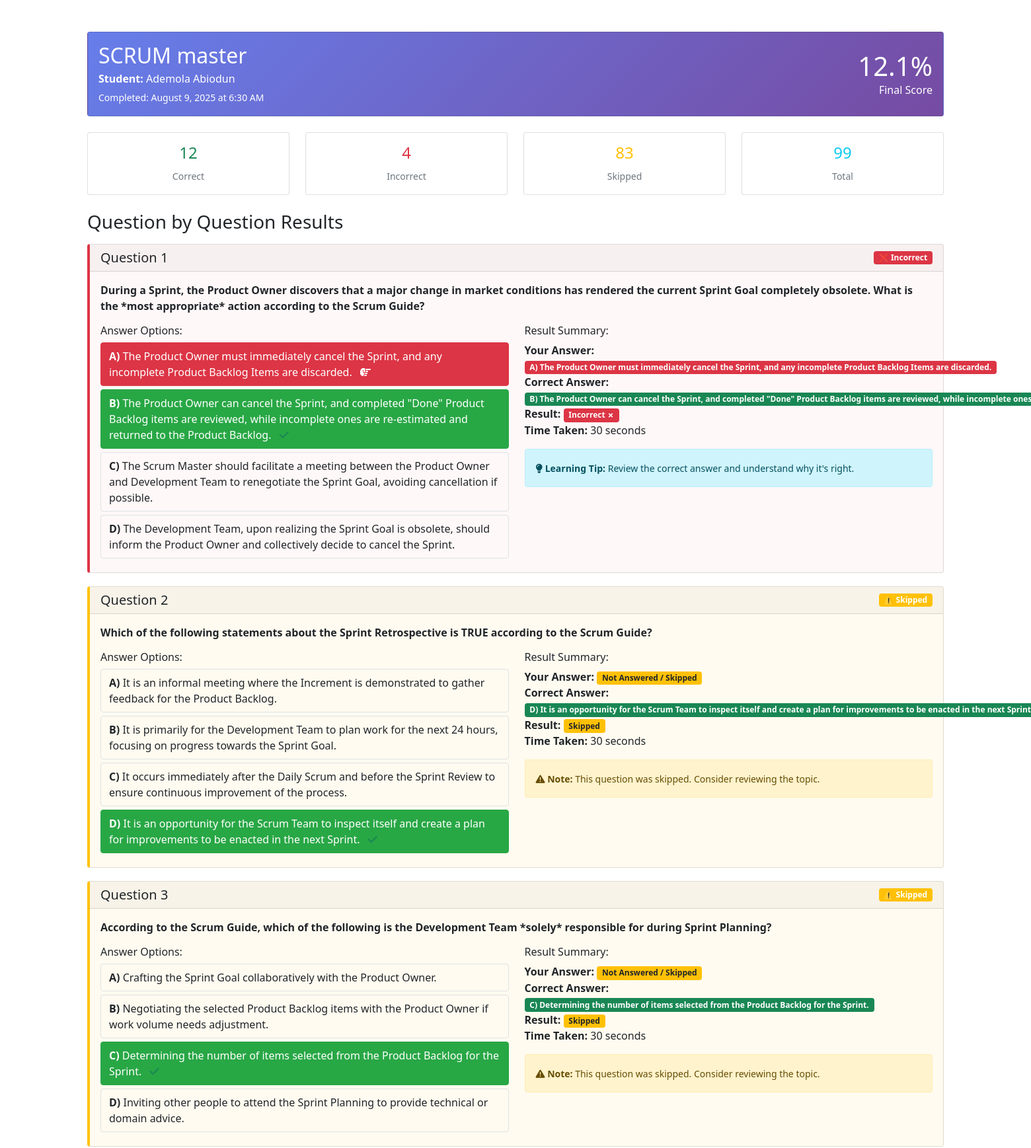
Screenshot of /result_details.php?attempt_id=20 (upper part) with the database file from the repository.
### tables this page shows
CREATE TABLE `quiz_attempts` (
  `id` int(11) NOT NULL,
  `quiz_id` int(11) DEFAULT NULL,
  `user_name` varchar(100) DEFAULT NULL,
  `total_questions` int(11) DEFAULT NULL,
  `attempted_questions` int(11) DEFAULT NULL,
  `correct_answers` int(11) DEFAULT NULL,
  `score` decimal(5,2) DEFAULT NULL,
  `started_at` timestamp NOT NULL DEFAULT current_timestamp(),
  `completed_at` timestamp NULL DEFAULT NULL,
  `selected_questions_count` int(11) DEFAULT NULL COMMENT 'Number of questions user chose to attempt'
);

CREATE TABLE `quizzes` (
  `id` int(11) NOT NULL,
  `title` varchar(255) NOT NULL,
  `description` text DEFAULT NULL,
  `time_per_question` int(11) DEFAULT 60,
  `created_at` timestamp NOT NULL DEFAULT current_timestamp(),
  `allow_skip` tinyint(1) DEFAULT 1,
  `allow_navigation` tinyint(1) DEFAULT 0,
  `shuffle_questions` tinyint(1) DEFAULT 0,
  `show_results` tinyint(1) DEFAULT 1,
  `pass_percentage` decimal(5,2) DEFAULT 60.00,
  `attempts_allowed` int(11) DEFAULT 1,
  `is_active` tinyint(1) DEFAULT 1,
  `allow_question_navigation` tinyint(1) DEFAULT 1 COMMENT 'Allow clicking navigation dots',
  `questions_to_show` int(11) DEFAULT NULL COMMENT 'Number of questions to show (NULL = show all)',
  `allow_question_selection` tinyint(1) DEFAULT 0 COMMENT 'Allow users to choose number of questions'
);

CREATE TABLE `quiz_answers` (
  `id` int(11) NOT NULL,
  `attempt_id` int(11) DEFAULT NULL,
  `question_id` int(11) DEFAULT NULL,
  `selected_answer` char(1) DEFAULT NULL,
  `is_correct` tinyint(1) DEFAULT NULL,
  `time_taken` int(11) DEFAULT NULL
);

CREATE TABLE `questions` (
  `id` int(11) NOT NULL,
  `quiz_id` int(11) DEFAULT NULL,
  `question_text` text NOT NULL,
  `option_a` varchar(255) DEFAULT NULL,
  `option_b` varchar(255) DEFAULT NULL,
  `option_c` varchar(255) DEFAULT NULL,
  `option_d` varchar(255) DEFAULT NULL,
  `correct_answer` char(1) DEFAULT NULL,
  `time_limit` int(11) DEFAULT NULL COMMENT 'Time limit for this question in seconds (NULL = use quiz default)'
);

### result_details.php (the view, shortened to what this page needs)
<?php
require_once 'config.php';
$attempt_id = $_GET['attempt_id'];
$stmt = $pdo->prepare("
    SELECT qa.*, q.title as quiz_title, q.description
    FROM quiz_attempts qa
    JOIN quizzes q ON qa.quiz_id = q.id
    WHERE qa.id = ?
");
$stmt->execute([$attempt_id]);
$attempt = $stmt->fetch();
$stmt = $pdo->prepare("
    SELECT
        qans.*,
        quest.question_text,
        quest.option_a,
        quest.option_b,
        quest.option_c,
        quest.option_d,
        quest.correct_answer
    FROM quiz_answers qans
    JOIN questions quest ON qans.question_id = quest.id
    WHERE qans.attempt_id = ?
    ORDER BY quest.id
");
$stmt->execute([$attempt_id]);
$answers = $stmt->fetchAll();
function getOptionText($question, $option) {
    switch($option) {
        case 'a': return $question['option_a'];
        case 'b': return $question['option_b'];
        case 'c': return $question['option_c'];
        case 'd': return $question['option_d'];
    }
}
function getOptionLabel($option) {
    switch($option) {
        case 'a': return 'A';
        case 'b': return 'B';
        case 'c': return 'C';
        case 'd': return 'D';
    }
}
?>
<!DOCTYPE html>
<html lang="en">
<head>
    <link href="https://cdn.jsdelivr.net/npm/bootstrap@5.1.3/dist/css/bootstrap.min.css" rel="stylesheet">
    <link href="https://cdnjs.cloudflare.com/ajax/libs/font-awesome/6.0.0/css/all.min.css" rel="stylesheet">
</head>
<body>
    <div class="container mt-5">
        <div class="row mb-4">
            <div class="col-12">
                <div class="card stats-card">
                    <div class="card-body">
                        <div class="row align-items-center">
                            <div class="col-md-8">
                                <h2 class="mb-1"><?php echo htmlspecialchars($attempt['quiz_title']); ?></h2>
                                <p class="mb-1"><strong>Student:</strong> <?php echo htmlspecialchars($attempt['user_name']); ?></p>
                                <p class="mb-0"><small>Completed: <?php echo date('F j, Y \a\t g:i A', strtotime($attempt['completed_at'])); ?></small></p>
                            </div>
                            <div class="col-md-4 text-md-end">
                                <h1 class="mb-0"><?php echo number_format($attempt['score'], 1); ?>%</h1>
                                <p class="mb-0">Final Score</p>
                            </div>
                        </div>
                    </div>
                </div>
            </div>
        </div>
        <div class="row mb-4">
            <div class="col-md-3 col-6">
                <div class="card text-center">
                    <div class="card-body">
                        <h4 class="text-success"><?php echo $attempt['correct_answers']; ?></h4>
                        <small class="text-muted">Correct</small>
                    </div>
                </div>
            </div>
            <div class="col-md-3 col-6">
                <div class="card text-center">
                    <div class="card-body">
                        <h4 class="text-danger"><?php echo $attempt['attempted_questions'] - $attempt['correct_answers']; ?></h4>
                        <small class="text-muted">Incorrect</small>
                    </div>
                </div>
            </div>
            <div class="col-md-3 col-6">
                <div class="card text-center">
                    <div class="card-body">
                        <h4 class="text-warning"><?php echo $attempt['total_questions'] - $attempt['attempted_questions']; ?></h4>
                        <small class="text-muted">Skipped</small>
                    </div>
                </div>
            </div>
            <div class="col-md-3 col-6">
                <div class="card text-center">
                    <div class="card-body">
                        <h4 class="text-info"><?php echo $attempt['total_questions']; ?></h4>
                        <small class="text-muted">Total</small>
                    </div>
                </div>
            </div>
        </div>
        <h3 class="mb-3">Question by Question Results</h3>
        <?php if (empty($answers)): ?>
            <div class="alert alert-info">No detailed answers found for this attempt.</div>
        <?php else: ?>
            <?php $questionNumber = 1; ?>
            <?php foreach ($answers as $answer): ?>
                <?php
                $cardClass = 'question-card ';
                $statusIcon = '';
                $statusText = '';
                if ($answer['selected_answer'] === null) {
                    $cardClass .= 'skipped';
                    $statusIcon = '⚠️';
                    $statusText = 'Skipped';
                } elseif ($answer['is_correct']) {
                    $cardClass .= 'correct';
                    $statusIcon = '✅';
                    $statusText = 'Correct';
                } else {
                    $cardClass .= 'incorrect';
                    $statusIcon = '❌';
                    $statusText = 'Incorrect';
                }
                ?>
                <div class="card <?php echo $cardClass; ?>">
                    <div class="card-header d-flex justify-content-between align-items-center">
                        <h5 class="mb-0">Question <?php echo $questionNumber; ?></h5>
                        <span class="badge bg-<?php echo $answer['selected_answer'] === null ? 'warning' : ($answer['is_correct'] ? 'success' : 'danger'); ?>">
                            <?php echo $statusIcon . ' ' . $statusText; ?>
                        </span>
                    </div>
                    <div class="card-body">
                        <p class="fw-bold"><?php echo htmlspecialchars($answer['question_text']); ?></p>
                        <div class="row">
                            <div class="col-md-6">
                                <h6>Answer Options:</h6>
                                <?php foreach (['a', 'b', 'c', 'd'] as $option): ?>
                                    <?php
                                    $optionClass = 'answer-option';
                                    if ($option == $answer['selected_answer'] && $option == $answer['correct_answer']) {
                                        $optionClass .= ' selected correct';
                                    } elseif ($option == $answer['selected_answer']) {
                                        $optionClass .= ' selected incorrect';
                                    } elseif ($option == $answer['correct_answer']) {
                                        $optionClass .= ' correct';
                                    }
                                    ?>
                                    <div class="<?php echo $optionClass; ?>">
                                        <strong><?php echo strtoupper($option); ?>)</strong> <?php echo htmlspecialchars(getOptionText($answer, $option)); ?>
                                        <?php if ($option == $answer['correct_answer']): ?>
                                            <i class="fas fa-check text-success ms-2" title="Correct Answer"></i>
                                        <?php endif; ?>
                                        <?php if ($option == $answer['selected_answer']): ?>
                                            <i class="fas fa-hand-point-right ms-2" title="Your Answer"></i>
                                        <?php endif; ?>
                                    </div>
                                <?php endforeach; ?>
                            </div>
                            <div class="col-md-6">
                                <h6>Result Summary:</h6>
                                <ul class="list-unstyled">
                                    <li><strong>Your Answer:</strong>
                                        <?php if ($answer['selected_answer']): ?>
                                            <span class="badge bg-<?php echo $answer['is_correct'] ? 'success' : 'danger'; ?>">
                                                <?php echo getOptionLabel($answer['selected_answer']); ?>) <?php echo htmlspecialchars(getOptionText($answer, $answer['selected_answer'])); ?>
                                            </span>
                                        <?php else: ?>
                                            <span class="badge bg-warning text-dark">Not Answered / Skipped</span>
                                        <?php endif; ?>
                                    </li>
                                                                        <li><strong>Correct Answer:</strong>
                                        <span class="badge bg-success">
                                            <?php echo getOptionLabel($answer['correct_answer']); ?>) <?php echo htmlspecialchars(getOptionText($answer, $answer['correct_answer'])); ?>
                                        </span>
                                    </li>
                                    <li><strong>Result:</strong>
                                        <?php if ($answer['selected_answer'] === null): ?>
                                            <span class="badge bg-warning text-dark">Skipped</span>
                                        <?php elseif ($answer['is_correct']): ?>
                                            <span class="badge bg-success">Correct ✓</span>
                                        <?php else: ?>
                                            <span class="badge bg-danger">Incorrect ✗</span>
                                        <?php endif; ?>
                                    </li>
                                    <li><strong>Time Taken:</strong> <?php echo $answer['time_taken']; ?> seconds</li>
                                </ul>
                                <?php if (!$answer['is_correct'] && $answer['selected_answer'] !== null): ?>
                                    <div class="alert alert-info mt-3">
                                        <small><i class="fas fa-lightbulb"></i> <strong>Learning Tip:</strong> Review the correct answer and understand why it's right.</small>
                                    </div>
                                <?php elseif ($answer['selected_answer'] === null): ?>
                                    <div class="alert alert-warning mt-3">
                                        <small><i class="fas fa-exclamation-triangle"></i> <strong>Note:</strong> This question was skipped. Consider reviewing the topic.</small>
                                    </div>
                                <?php endif; ?>
                            </div>
                        </div>
                    </div>
                </div>
                <?php $questionNumber++; ?>
            <?php endforeach; ?>
        <?php endif; ?>
    </div>
</body>
</html>

### result_details.php (style rules this page uses)
.question-card { margin-bottom: 20px; border-left: 4px solid #dee2e6; }
.question-card.incorrect { border-left-color: #dc3545; background-color: #fff8f8; }
.question-card.skipped { border-left-color: #ffc107; background-color: #fffbf0; }
.answer-option { padding: 8px 12px; margin: 5px 0; border-radius: 4px; border: 1px solid #dee2e6; }
.answer-option.selected { background-color: #007bff; color: white; border-color: #007bff; }
.answer-option.correct { background-color: #28a745; color: white; border-color: #28a745; }
.answer-option.selected.incorrect { background-color: #dc3545; color: white; border-color: #dc3545; }
.stats-card { background: linear-gradient(135deg, #667eea 0%, #764ba2 100%); color: white; }
.stats-card { background: #f8f9fa !important; color: #000 !important; }
.question-card { break-inside: avoid; margin-bottom: 15px; }
.container { max-width: 100% !important; }
body { font-size: 12px; }

### rows the page displays
quiz_attempts: quiz.title "SCRUM master", user_name "Ademola Abiodun", completed_at "August 9, 2025 at 6:30 AM", score "12.1", correct_answers "12", $attempt['attempted_questions'] - $attempt['correct_answers'] "4", $attempt['total_questions'] - $attempt['attempted_questions'] "83", total_questions "99"
quiz_answers: statusIcon "❌", statusText "Incorrect", question.question_text "During a Sprint, the Product Owner discovers that a major change in market conditions has rendered the current Sprint Goal completely obsolete. What is the *most appropriate* action according to the Scrum Guide?", option "A", question.option_a "The Product Owner must immediately cancel the Sprint, and any incomplete Product Backlog Items are discarded.", option "B", question.option_b "The Product Owner can cancel the Sprint, and completed \"Done\" Product Backlog items are reviewed, while incomplete ones are re-estimated and returned to the Product Backlog.", option "C", question.option_c "The Scrum Master should facilitate a meeting between the Product Owner and Development Team to renegotiate the Sprint Goal, avoiding cancellation if possible.", option "D", question.option_d "The Development Team, upon realizing the Sprint Goal is obsolete, should inform the Product Owner and collectively decide to cancel the Sprint.", selected_answer "A", question.correct_answer "B", question.option_b "The Product Owner can cancel the Sprint, and completed \"Done\" Product Backlog items are reviewed, while incomplete ones…", shows "Incorrect ✗", time_taken "30", shows "Learning Tip:"
quiz_answers: selected_answer "⚠️", selected_answer "Skipped", question.question_text "Which of the following statements about the Sprint Retrospective is TRUE according to the Scrum Guide?", option "A", question.option_a "It is an informal meeting where the Increment is demonstrated to gather feedback for the Product Backlog.", option "B", question.option_b "It is primarily for the Development Team to plan work for the next 24 hours, focusing on progress towards the Sprint Goal.", option "C", question.option_c "It occurs immediately after the Daily Scrum and before the Sprint Review to ensure continuous improvement of the process.", option "D", question.option_d "It is an opportunity for the Scrum Team to inspect itself and create a plan for improvements to be enacted in the next Sprint.", shows "Not Answered / Skipped", question.correct_answer "D", question.option_d "It is an opportunity for the Scrum Team to inspect itself and create a plan for improvements to be enacted in the next…", time_taken "30", is_correct 0 (drawn), shows "Note:"
quiz_answers: selected_answer "⚠️", selected_answer "Skipped", question.question_text "According to the Scrum Guide, which of the following is the Development Team *solely* responsible for during Sprint Planning?", option "A", question.option_a "Crafting the Sprint Goal collaboratively with the Product Owner.", option "B", question.option_b "Negotiating the selected Product Backlog items with the Product Owner if work volume needs adjustment.", option "C", question.option_c "Determining the number of items selected from the Product Backlog for the Sprint.", option "D", question.option_d "Inviting other people to attend the Sprint Planning to provide technical or domain advice.", shows "Not Answered / Skipped", question.correct_answer "C", time_taken "30", is_correct 0 (drawn), shows "Note:"
